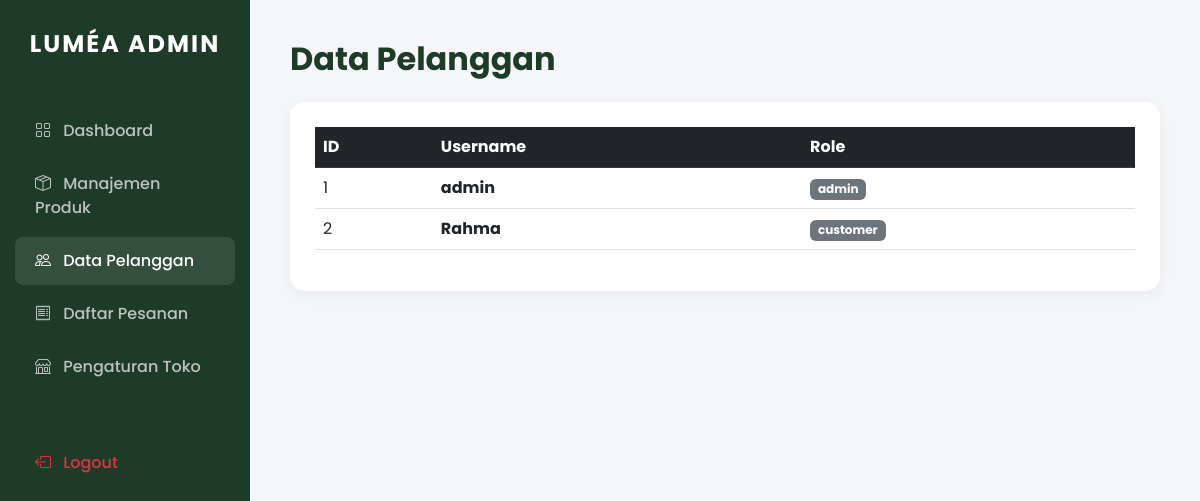
The app's page /admin.php?page=user with its own data.
### tables this page shows
CREATE TABLE `users` (
  `id` int NOT NULL,
  `username` varchar(50) NOT NULL,
  `password` varchar(255) NOT NULL,
  `role` enum('admin','customer') NOT NULL DEFAULT 'customer'
);

### admin.php (the view, shortened to what this page needs)
<?php
include 'koneksi.php';
$page = isset($_GET['page']) ? $_GET['page'] : 'dashboard';
?>
<!DOCTYPE html>
<html lang="id">
<head>
    <link href="https://cdn.jsdelivr.net/npm/bootstrap@5.3.0/dist/css/bootstrap.min.css" rel="stylesheet">
    <link rel="stylesheet" href="https://cdn.jsdelivr.net/npm/bootstrap-icons@1.11.1/font/bootstrap-icons.css">
</head>
<body>
    <div class="sidebar">
        <h4 class="text-center fw-bold mb-5 text-white">LUMÉA ADMIN</h4>
        <a href="?page=dashboard" class="<?= ($page == 'dashboard') ? 'active' : '' ?>"><i class="bi bi-grid me-2"></i> Dashboard</a>
        <a href="?page=produk" class="<?= ($page == 'produk') ? 'active' : '' ?>"><i class="bi bi-box-seam me-2"></i> Manajemen Produk</a>
        <a href="?page=user" class="<?= ($page == 'user') ? 'active' : '' ?>"><i class="bi bi-people me-2"></i> Data Pelanggan</a>
        <a href="?page=pesanan" class="<?= ($page == 'pesanan') ? 'active' : '' ?>"><i class="bi bi-receipt me-2"></i> Daftar Pesanan</a>
        <a href="?page=toko" class="<?= ($page == 'toko') ? 'active' : '' ?>"><i class="bi bi-shop me-2"></i> Pengaturan Toko</a>
        <a href="?logout=true" class="text-danger mt-5" onclick="return confirm('Yakin ingin keluar?')"><i class="bi bi-box-arrow-left me-2"></i> Logout</a>
    </div>
    <div class="content-area">
        <?php if($page == 'dashboard'): ?>
            <h2 class="fw-bold mb-4" style="color: #1E3B27;">Ringkasan Toko</h2>
            <div class="row g-4">
                <div class="col-md-3">
                    <div class="card-custom text-center border-bottom border-success border-4">
                        <h1 class="fw-bold text-success"><?= mysqli_num_rows(mysqli_query($conn, "SELECT * FROM produk")) ?></h1>
                        <span class="text-muted small">Total Produk</span>
                    </div>
                </div>
                <div class="col-md-3">
                    <div class="card-custom text-center border-bottom border-primary border-4">
                        <h1 class="fw-bold text-primary"><?= mysqli_num_rows(mysqli_query($conn, "SELECT * FROM users WHERE role='customer'")) ?></h1>
                        <span class="text-muted small">Pelanggan Terdaftar</span>
                    </div>
                </div>
            </div>
        <?php elseif($page == 'user'): ?>
            <h2 class="fw-bold mb-4" style="color: #1E3B27;">Data Pelanggan</h2>
            <div class="card-custom table-responsive">
                <table class="table table-hover align-middle">
                    <thead class="table-dark">
                        <tr><th>ID</th><th>Username</th><th>Role</th></tr>
                    </thead>
                    <tbody>
                        <?php
                        $data = mysqli_query($conn, "SELECT * FROM users");
                        while($row = mysqli_fetch_array($data)) {
                            echo "<tr>
                                <td>{$row['id']}</td>
                                <td><strong>{$row['username']}</strong></td>
                                <td><span class='badge bg-secondary'>{$row['role']}</span></td>
                            </tr>";
                        }
                        ?>
                    </tbody>
                </table>
            </div>
        <?php endif; ?>
    </div>
</body>
</html>

### admin.php (style rules this page uses)
body { font-family: 'Poppins', sans-serif; background-color: #f4f6f9; margin: 0; }
.sidebar { background-color: #1E3B27; height: 100vh; position: fixed; width: 250px; color: white; padding-top: 30px; overflow-y: auto; z-index: 1000; }
.sidebar h4 { letter-spacing: 2px; }
.sidebar a { color: rgba(255,255,255,0.7); text-decoration: none; padding: 12px 20px; display: block; font-weight: 500; transition: 0.3s; border-radius: 8px; margin: 0 15px 5px; }
.sidebar a:hover, .sidebar a.active { background-color: rgba(255,255,255,0.1); color: white; }
.content-area { margin-left: 250px; padding: 40px; width: calc(100% - 250px); min-height: 100vh; }
.card-custom { background: white; border-radius: 15px; border: none; box-shadow: 0 4px 15px rgba(0,0,0,0.05); padding: 25px; }
.table-responsive { overflow-x: auto; }

### records on screen
users: id "1", username "admin", role "admin"
users: id "2", username "Rahma", role "customer"
